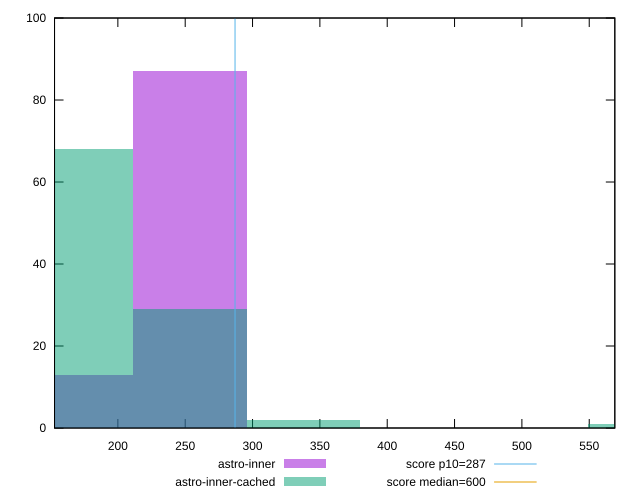

Generate this figure with gnuplot:
reset

$astroInner <<EOF
253.3671289920698 87
168.91141932804655 13
EOF

$astroInnerCached <<EOF
591.1899676481629 1
253.3671289920698 29
168.91141932804655 68
337.8228386560931 2
EOF

set key outside below
set boxwidth 84.45570966402327
set xrange [152.97649999999976:569.0000000000005]
set yrange [0:100]
set trange [0:100]
set style fill transparent solid 0.5 noborder

set parametric
set terminal svg size 640, 500 enhanced background rgb 'white'
set output "reports/report_00033_2021-03-01T14-23-16.841Z/total-blocking-time/comparison/histogram/2_vs_3.svg"

plot $astroInner title "astro-inner" with boxes, \
     $astroInnerCached title "astro-inner-cached" with boxes, \
     287,t title "score p10=287", \
     600,t title "score median=600"

reset
